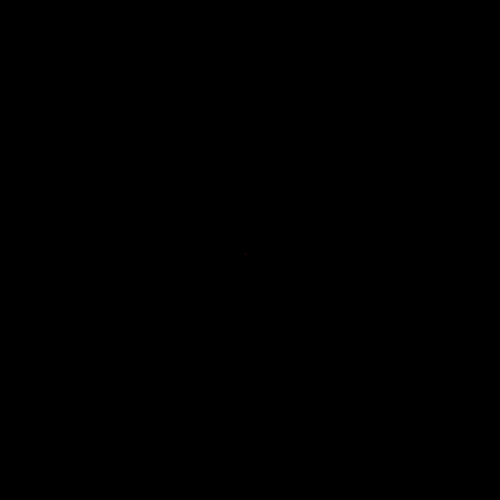
Frame 1 (no input)
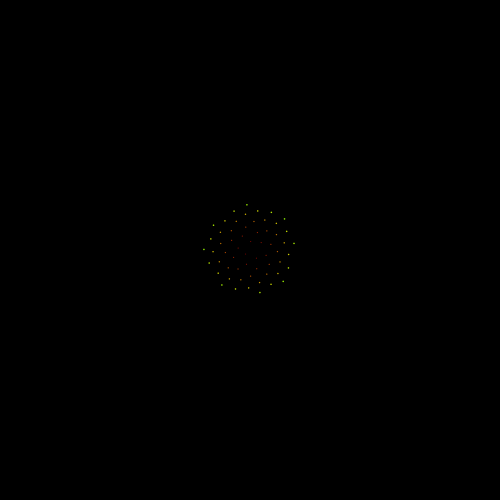
Frame 60 (the mouse pressed at the canvas centre just before this capture)
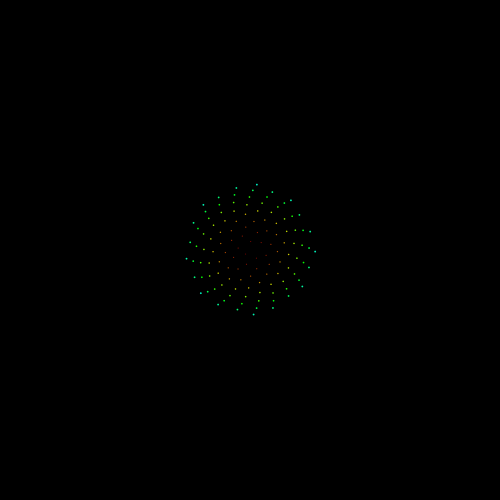
Frame 120 (the mouse held since frame 60 and released just before this capture)

The Processing sketch that drew these frames (run headless with seeded random() and noise(); from frame 60 on, the mouse is pressed at the canvas centre):

// Processing sketch: phyloosomrhting
// ── phyloosomrhting.pde
float n = 0;
float a = 0;
float c = 6;
float r = 0;
float x, y;
float w2, h2;
float hue, sat, bri;
PVector centre;
PVector current;
float angle = radians(137.3);
float angle_brightness = 0;
float one_radian = radians(1);
void setup() {
  size(500,500);
  background(0);
  colorMode(HSB);
  hue = 0; 
  sat = 255;
  bri = 255;
  centre = new PVector(width / 2, height / 2);
  current = new PVector();
  w2 =  width / 2;
  h2 = height / 2;
  frameRate(100);
  blendMode(ADD);
}


void draw() {
  angle_brightness += one_radian;
  if (angle_brightness > TWO_PI) {
    angle_brightness -= TWO_PI;
  }
  bri = map(sin(angle_brightness), -1, 1, 0, 255);
  
  
  hue += 1;
  if(hue > 255) {
    hue = 0;
  }
  n += 1;
  a = n * angle;
  r = c * sqrt(n);
  
  x = w2 + r * cos(a);
  y = h2 + r * sin(a);
 // c = 6 + cos(a);

  current.x = x;
  current.y = y;
  
  fill(hue, sat, bri);
  noStroke();
  float dist = PVector.dist(centre, current);
  float size = map(dist, 0, width, 1, 8);
  ellipse(x,y,size,size);
}
